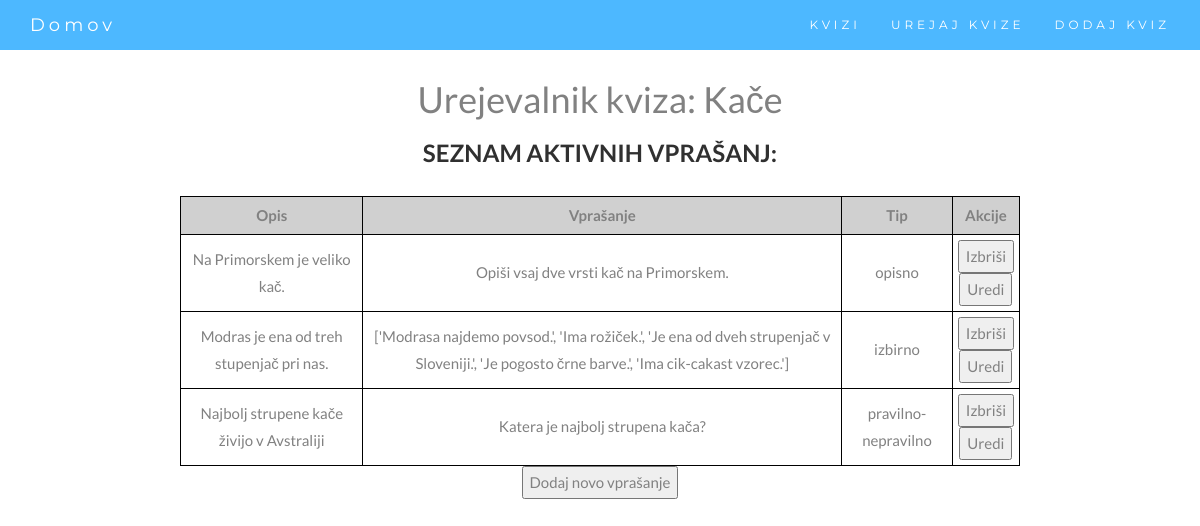
The page /quiz_manager/17/ on the database its author committed.
### webapp/models.py (models this page shows)
class dbQuiz(models.Model):
    id = models.BigAutoField(primary_key=True)
    name = models.CharField(max_length=200, default="Kviz 1")
    author = models.CharField(max_length=200)
    password = models.CharField(max_length=200, default="hec") # geslo za kviz (da ni vsak kviz dostopen vsakomur)   --> Can we remove this?
    datoteka = models.FileField(upload_to='media/')
    created_at = models.DateTimeField(auto_now_add=True)
    updated_at = models.DateTimeField(auto_now=True)

class OpisnoModel(models.Model):
    id = models.UUIDField(primary_key=True, default=uuid.uuid4, editable=False)
    leto = models.IntegerField(default=0)
    kviz = models.ForeignKey(dbQuiz, on_delete=CASCADE, null=True)
    opis = models.CharField(max_length=1000)
    longitude = models.FloatField() # koordinate za leaflet (bomo spremenili na koncu)
    latitude = models.FloatField()
    vprasanje = models.CharField(max_length=1000) # seznam vprašanj, odvisno od tipa

class PravilnoNepravilnoModel(models.Model):
    id = models.UUIDField(primary_key=True, default=uuid.uuid4, editable=False)
    leto = models.IntegerField(default=0)
    kviz = models.ForeignKey(dbQuiz, on_delete=CASCADE, null=True)
    opis = models.CharField(max_length=1000)
    longitude = models.FloatField() # koordinate za leaflet (bomo spremenili na koncu)
    latitude = models.FloatField()
    vprasanje = models.CharField(max_length=1000, default="nan") # seznam vprašanj
    pravilni_odgovor = models.CharField(max_length=1000, default="nan") # seznam pravilnih odgovorov

class IzberiOdgovorModel(models.Model):
    id = models.UUIDField(primary_key=True, default=uuid.uuid4, editable=False)
    leto = models.IntegerField(default=0)
    kviz = models.ForeignKey(dbQuiz, on_delete=CASCADE, null=True)
    opis = models.CharField(max_length=1000)
    longitude = models.FloatField() # koordinate za leaflet (bomo spremenili na koncu)
    latitude = models.FloatField()
    vprasanje = models.CharField(max_length=100)
    odgovor1 = models.CharField(max_length=100, default="nan")
    odgovor2 = models.CharField(max_length=100, default="nan")
    odgovor3 = models.CharField(max_length=100, default="nan")
    odgovor4 = models.CharField(max_length=100, default="nan")
    odgovor5 = models.CharField(max_length=100, default="nan")
    pravilni_odgovor = models.IntegerField() # številka pravilnega odgovora

### webapp/views.py (the view)
# urls.py: path('quiz_manager/<int:kviz>/', views.edit_quiz, name='edit_quiz'),
def edit_quiz(request, kviz):
    ime_kviza = dbQuiz.objects.filter(id=kviz)
    ime_kviza = ime_kviza[0].name
    vprasanja_opisna = OpisnoModel.objects.filter(kviz = dbQuiz.objects.get(id=kviz))
    vprasanja_izbirna = PravilnoNepravilnoModel.objects.filter(kviz = dbQuiz.objects.get(id=kviz))
    vprasanja_pn = IzberiOdgovorModel.objects.filter(kviz = dbQuiz.objects.get(id=kviz))
    return render(request, "edit_quiz.html", {'kviz': kviz, 'vprasanja_opisna': vprasanja_opisna, 'vprasanja_izbirna': vprasanja_izbirna, 'vprasanja_pn': vprasanja_pn, 'naslov': ime_kviza})

### templates/edit_quiz.html (shortened to what this page needs)
{% extends "skeleton.html" %}
{% block content %}
    <h1>Urejevalnik kviza: {{naslov}}</h1>
    <h2>Seznam aktivnih vprašanj:</h2>
    <table>
        <tr>
            <th>Opis</th>
            <th>Vprašanje</th>
            <th>Tip</th>
            <th>Akcije</th>
        </tr>
        {% for j in vprasanja_opisna %}
            <tr>
                <td>{{j.opis}}</td>
                <td>{{j.vprasanje}}</td>
                <td> opisno </td>
                <td>
                    <form action="/delete_question/{{kviz}}/{{j.id}}/opisno" method="post">
                        <input type="submit" value="Izbriši">
                    </form>
                    <form action="/edit_question/{{kviz}}/{{j.id}}/" method="get">
                        <input type="submit" value="Uredi">
                    </form>
                </td>
            </tr>
        {%endfor%}
        {% for k in vprasanja_izbirna %}
            <tr>
                <td>{{k.opis}}</td>
                <td>{{k.vprasanje}}</td>
                <td> izbirno </td>
                <td>
                    <form action="/delete_question/{{kviz}}/{{k.id}}/pn" method="post">
                        <input type="submit" value="Izbriši">
                    </form>
                    <form action="/edit_question/{{kviz}}/{{k.id}}/" method="get">
                        <input type="submit" value="Uredi">
                    </form>
                </td>
            </tr>
        {%endfor%}
        {% for k in vprasanja_pn %}
            <tr>
                <td>{{k.opis}}</td>
                <td>{{k.vprasanje}}</td>
                <td> pravilno-nepravilno </td>
                <td>
                    <form action="/delete_question/{{kviz}}/{{k.id}}/izbirno" method="post">
                        <input type="submit" value="Izbriši">
                    </form>
                    <form action="/edit_question/{{kviz}}/{{k.id}}/" method="get">
                        <input type="submit" value="Uredi">
                    </form>
                </td>
            </tr>
        {%endfor%}
    </table>
    <form action="/add_question/{{kviz}}" method="get">
        <input type="submit" value="Dodaj novo vprašanje">
    </form>
{% endblock content %}

### webapp/static/webapp/style.css (style rules this page uses)
body { font: 400 15px Lato, sans-serif; line-height: 1.8; color: #818181; }
h2 { font-size: 24px; text-transform: uppercase; color: #303030; font-weight: 600; margin-bottom: 30px; }
table { margin-left: auto; margin-right: auto; }

### templates/edit_quiz.html (style rules this page uses)
table { width: 70%; }
table, th, td, tr { border: 1px solid black; }
td, th { text-align: center; padding: 5px; }
th { background-color: rgb(208, 208, 208); }

### rows shown on the page
dbQuiz: name "Kače"
OpisnoModel: opis "Na Primorskem je veliko kač.", vprasanje "Opiši vsaj dve vrsti kač na Primorskem."
PravilnoNepravilnoModel: opis "Modras je ena od treh stupenjač pri nas.", vprasanje "['Modrasa najdemo povsod.', 'Ima rožiček.', 'Je ena od dveh strupenjač v Sloveniji.', 'Je pogosto črne barve.', 'Ima cik-cakast vzorec.']"
IzberiOdgovorModel: opis "Najbolj strupene kače živijo v Avstraliji", vprasanje "Katera je najbolj strupena kača?"
